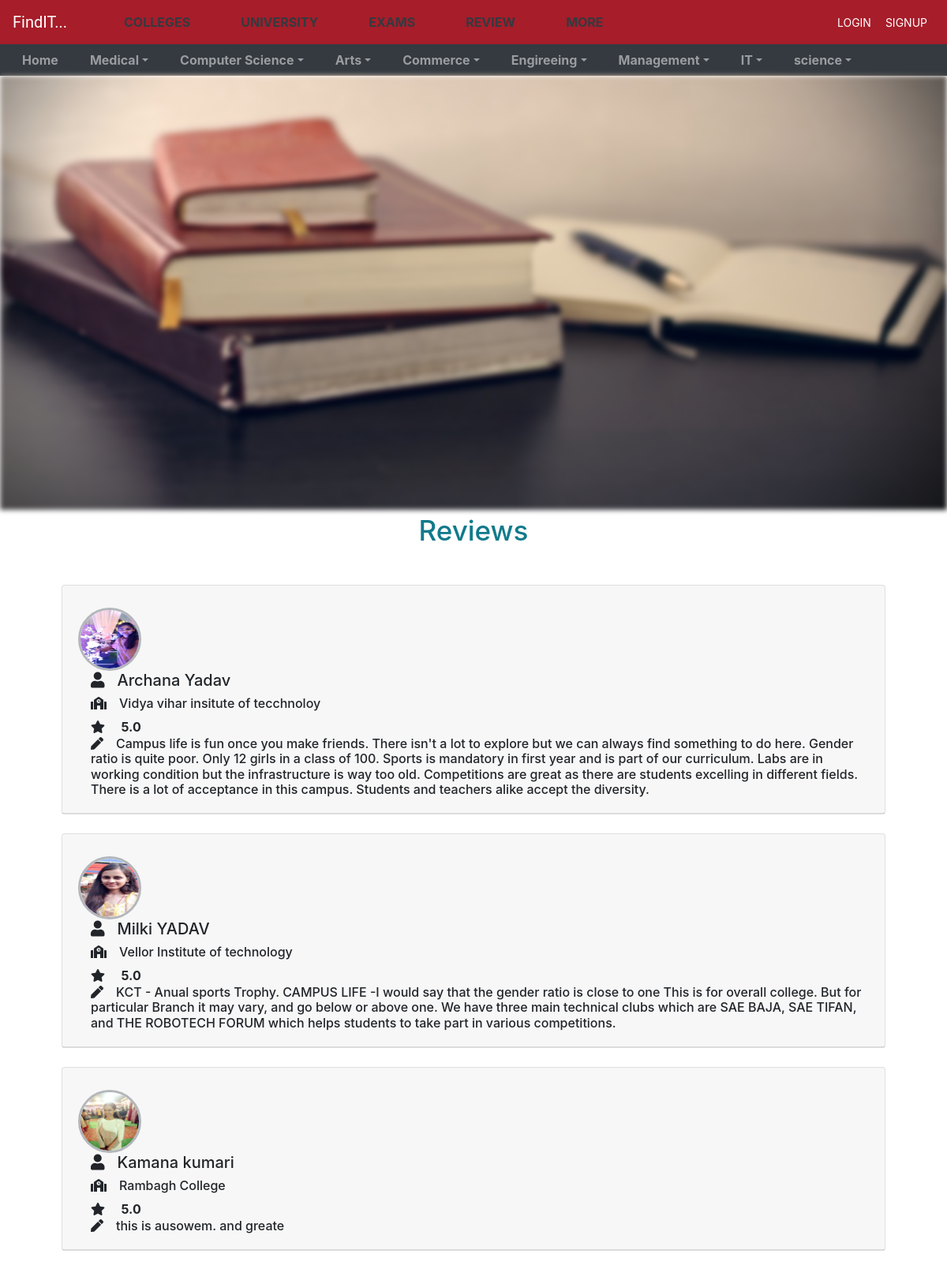
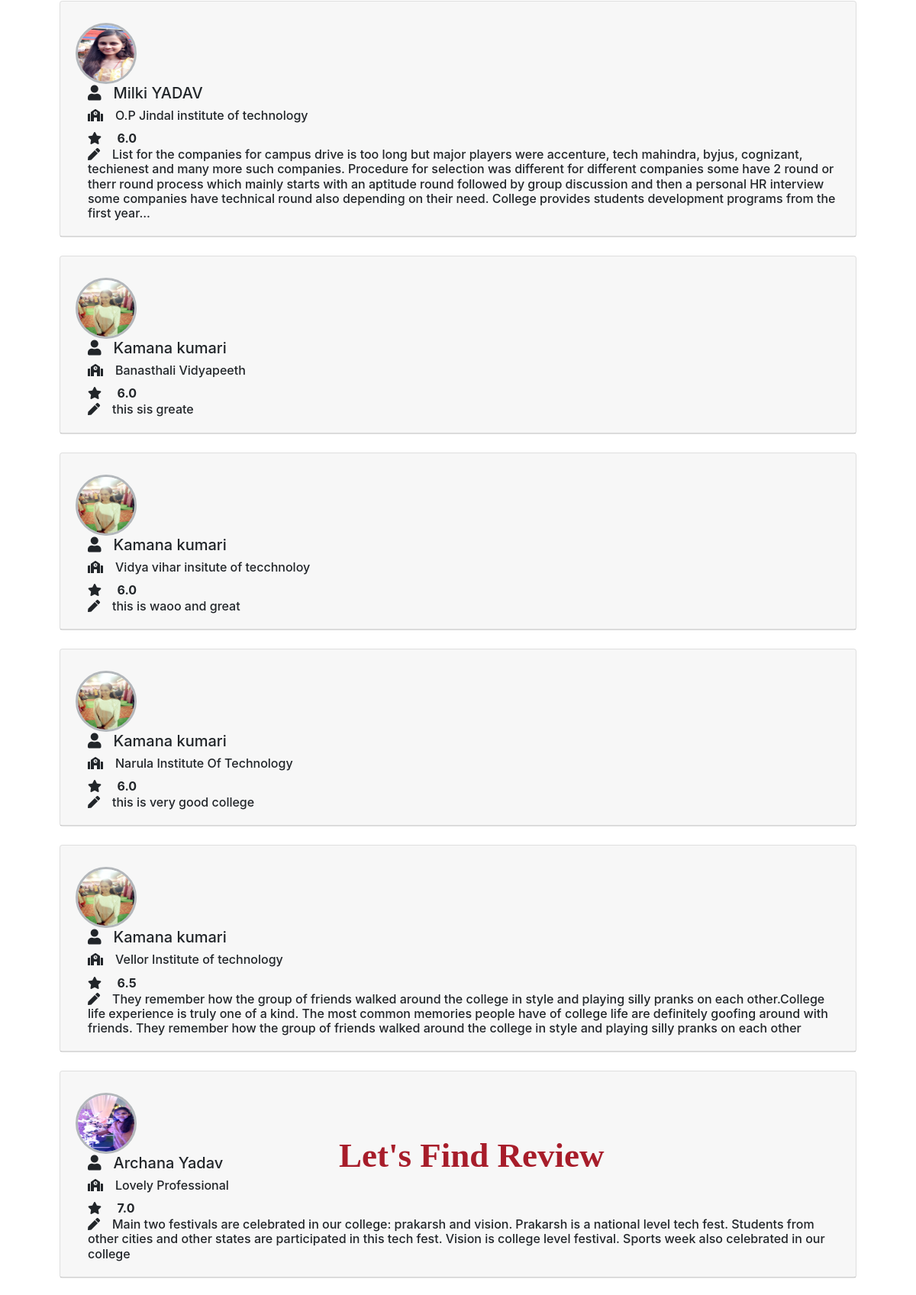
/review/ (upper part), run on the app's committed database (2 pictures, top to bottom).
### my_app/models.py (models this page shows, shortened)
class CategoryName(models.Model):
    cat_id = models.AutoField(primary_key=True)
    cat_name = models.CharField(max_length=200)
    cat_icon = models.ImageField(upload_to='pic/', null=True, blank=True)

class Review(models.Model):
    college = models.ForeignKey(College, on_delete=models.CASCADE)
    student = models.ForeignKey(Student, on_delete=models.CASCADE)
    comment = models.TextField(max_length=1000)
    rating = models.FloatField(default=0)

class Student(models.Model):
    s_id = models.AutoField(primary_key=True)
    student_name = models.CharField(max_length=200)
    contact = models.IntegerField()
    email = models.EmailField(unique=True)
    dp = models.ImageField(upload_to="pic/")
    address = models.CharField(max_length=200)
    state = models.CharField(max_length=200)
    city = models.CharField(max_length=200)
    dob = models.DateField()
    status = models.IntegerField(default=0)
    password = models.CharField(max_length=200)
    doc = models.DateField()
    def __str__(self):
        return self.student_name

class College(models.Model):
    college_id = models.AutoField(primary_key=True)
    college_name = models.CharField(max_length=200)
    affiliated_to = models.ForeignKey(University, on_delete=models.CASCADE)
    address = models.CharField(max_length=200)
    city = models.ForeignKey(City, on_delete=models.CASCADE)
    email = models.CharField(max_length=200)
    phone = models.IntegerField()
    img = models.ImageField(upload_to='pic/')
    website = models.URLField()
    desc = models.TextField(blank=True)
    avgrating = models.FloatField(default=0)
    status = models.IntegerField(default=0)
    def __str__(self):
        return self.college_name

### my_app/views.py (the view)
# urls.py: path('review/', views.review, name="review"),
def review(r):
    return render(r, 'review.html',{
        'reviews':Review.objects.all().order_by("rating"),
        'signup_form': InsertStudent,
        'login_form': LoginForm,
        'user': get_user(r),
        'category': CategoryName.objects.all(),
        'course': CoursesName.objects.all(),
        'rev': RevForm
    })

### my_app/views.py (called while the page is built)
def get_user(r):
    if r.session.has_key('login'):
        return Student.objects.get(email=r.session['login'])
    else:
        return {"username": "WHOO??"}

### templates/review.html (shortened to what this page needs)
{% extends 'index.html' %}
{% block navbar %}
    <nav class="navbar navbar-expand-lg" style="background: #a71d2a" id="nav1">
        <a href="{% url 'home' %}" class="navbar-brand text-white">FindIT...</a>
        <ul class="navbar-nav ">
             <li class="nav-item"><a href="{% url 'college' %}" class="nav-link text-dark text-uppercase ml-5"> <strong>Colleges</strong></a></li>
             <li class="nav-item"><a href="" class="nav-link text-dark text-uppercase ml-5"> <strong>University</strong></a></li>
             <li class="nav-item"><a href="{% url 'exam' %}" class="nav-link text-dark text-uppercase ml-5"> <strong>Exams</strong></a></li>
             <li class="nav-item"><a href="{% url 'review' %}" class="nav-link text-dark text-uppercase ml-5"> <strong>Review</strong></a></li>
             <li class="nav-item"><a href="" class="nav-link text-dark text-uppercase ml-5"> <strong>More</strong></a></li>
        </ul>
        <ul class="navbar-nav ml-auto">
             {% if 'login' not in request.session %}
                <a href="#login" class="btn btn-sm text-white" id="btn1" data-toggle="modal">LOGIN</a>
                <a href="#signup" class="btn btn-sm text-white" id="btn2" data-toggle="modal">SIGNUP</a>
            {% else %}
                 <li class="nav-item"><a href="" class="nav-link text-white ml-3"> <strong>{{ user.student_name }}</strong></a></li>
                 <a href="{% url 'logout' %}" class="btn btn-sm bg-success text-white">LOGOUT</a>
            {% endif %}
        </ul>
    </nav>
    <nav class="navbar navbar-expand-md navbar-dark py-0 bg-dark" >
            <ul class="navbar-nav ml-1">
                <a href="" class="nav-item"><li class="nav-link"><strong>Home</strong></li></a>
                {% for foo in category %}
                <li class="nav-item dropdown ml-4 ">
                    <a class="nav-link dropdown-toggle" href="{% url 'catname' foo.cat_id %}" data-toggle="dropdown"><strong>{{ foo.cat_name }}</strong></a>
                {% endfor %}
                {% if 'login' in request.session %}
                    {% load crispy_forms_tags %}
                {% endif %}
                </li>
            </ul>
        </nav>
{% endblock %}
{% block jumbo %}
    {% load static %}
    <img src="{% static 'book_diary_bookmark_111541_1366x768.jpg' %}" alt="" width="100%" height="550px" style="-webkit-filter: blur(3px)">
    <div id="slider-text" style="left: 37%; top: 45%">
        <h2 style="color: #a71d2a"><strong>Let's Find Review</strong></h2>
   </div>
{% endblock %}
{% block container1 %}
     <div class="container">
        <div class="row">
        <h3 style="font-size: 35px; margin-top: 5px; margin-bottom: 0px; color: #117a8b" class="mx-auto">Reviews</h3>
            <div class="col-lg-12 mx-auto p-5">
                {% for foo in reviews %}
                    <div class="card mb-4">
                    <div class="card-header">
                        <img src="{{ foo.student.dp.url }}" alt="" width="80px" height="80px" class="mt-3 rounded-circle" style="border: 3px solid #b3b7bb">
                        <h5 class="pl-3"><i class="fas fa-user  pr-3 "></i>{{ foo.student }}</h5>
                        <h6 class="pl-3"><i class="fas fa-school  pr-3 "></i>{{ foo.college }}</h6>
                        <i class="fas fa-star pl-3"></i> <strong class="pl-3">{{ foo.rating }}</strong><br>
                        <h6 class="pl-3"><i class="fas fa-pen  pr-3 "></i>{{ foo.comment }}</h6>
                    </div>
                    </div>
                {% endfor %}
            </div>
        </div>
    </div>
{% endblock %}

### templates/index.html (style rules this page uses)
body { width: 100%; }
#slider-text { position: absolute; left: 15%; top: 25%; z-index: 10; text-align: center; }
#slider-text h2 { font-size: 45px; font-family: "Apple Color Emoji"; text-shadow: #1b1e21; color: yellow; text-align: center; }
#nav1 .navbar-brand { font-family: Roboto; font-size: 20px; }

### data on the page
CategoryName: cat_name "Medical"
CategoryName: cat_name "Computer Science"
CategoryName: cat_name "Arts"
CategoryName: cat_name "Commerce"
CategoryName: cat_name "Engireeing"
CategoryName: cat_name "Management"
CategoryName: cat_name "IT"
CategoryName: cat_name "science"
Review: student.dp (picture), student "Archana Yadav", college "Vidya vihar insitute of tecchnoloy", rating "5.0", comment "Campus life is fun once you make friends. There isn't a lot to explore but we can always find something to do here. Gender ratio is quite poor. Only 12 girls in a class of 100. Sports is mandatory in first year and is part of our curriculum. Labs are in working condition but the infrastructure is way too old. Competitions are great as there are students excelling in different fields. There is a lot of acceptance in this campus. Students and teachers alike accept the diversity."
Review: student.dp (picture), student "Milki YADAV", college "Vellor Institute of technology", rating "5.0", comment "KCT - Anual sports Trophy. CAMPUS LIFE -I would say that the gender ratio is close to one This is for overall college. But for particular Branch it may vary, and go below or above one. We have three main technical clubs which are SAE BAJA, SAE TIFAN, and THE ROBOTECH FORUM which helps students to take part in various competitions."
Review: student.dp (picture), student "Kamana kumari", college "Rambagh College", rating "5.0", comment "this is ausowem. and greate"
Review: student.dp (picture), student "Milki YADAV", college "O.P Jindal institute of technology", rating "6.0", comment "List for the companies for campus drive is too long but major players were accenture, tech mahindra, byjus, cognizant, techienest and many more such companies. Procedure for selection was different for different companies some have 2 round or therr round process which mainly starts with an aptitude round followed by group discussion and then a personal HR interview some companies have technical round also depending on their need. College provides students development programs from the first year..."
Review: student.dp (picture), student "Kamana kumari", college "Banasthali Vidyapeeth", rating "6.0", comment "this sis greate"
Review: student.dp (picture), student "Kamana kumari", college "Vidya vihar insitute of tecchnoloy", rating "6.0", comment "this is waoo and great"
Review: student.dp (picture), student "Kamana kumari", college "Narula Institute Of Technology", rating "6.0", comment "this is very good college"
Review: student.dp (picture), student "Kamana kumari", college "Vellor Institute of technology", rating "6.5", comment "They remember how the group of friends walked around the college in style and playing silly pranks on each other.College life experience is truly one of a kind. The most common memories people have of college life are definitely goofing around with friends. They remember how the group of friends walked around the college in style and playing silly pranks on each other"
Review: student.dp (picture), student "Archana Yadav", college "Lovely Professional", rating "7.0", comment "Main two festivals are celebrated in our college: prakarsh and vision. Prakarsh is a national level tech fest. Students from other cities and other states are participated in this tech fest. Vision is college level festival. Sports week also celebrated in our college"
